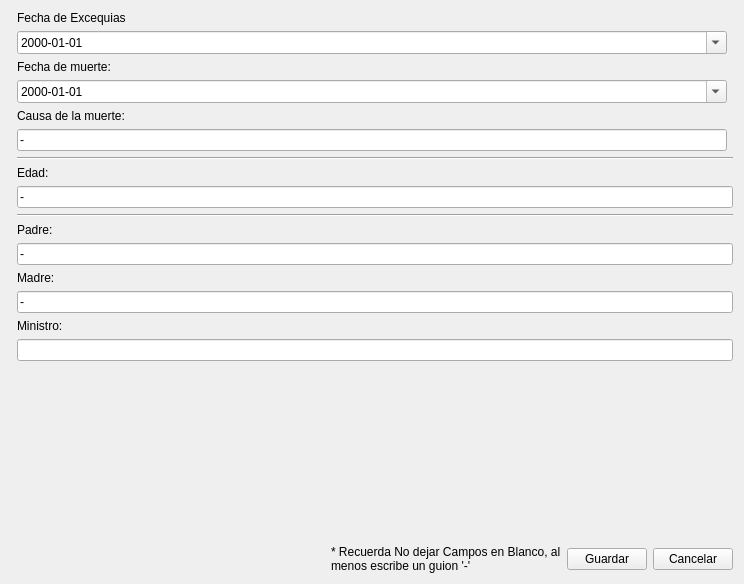
<?xml version="1.0" encoding="UTF-8"?>
<ui version="4.0">
 <class>DefunctionsNewPersonWidg</class>
 <widget class="QWidget" name="DefunctionsNewPersonWidg">
  <property name="geometry">
   <rect>
    <x>0</x>
    <y>0</y>
    <width>744</width>
    <height>584</height>
   </rect>
  </property>
  <property name="minimumSize">
   <size>
    <width>744</width>
    <height>584</height>
   </size>
  </property>
  <property name="windowTitle">
   <string>Agregar Nueva Persona a Libro de Defunciones</string>
  </property>
  <layout class="QHBoxLayout" name="horizontalLayout_2">
   <item>
    <widget class="CommonWidget" name="commonWidget" native="true"/>
   </item>
   <item>
    <layout class="QVBoxLayout" name="verticalLayout">
     <item>
      <widget class="QLabel" name="label">
       <property name="text">
        <string>Fecha de Excequias</string>
       </property>
      </widget>
     </item>
     <item>
      <layout class="QGridLayout" name="gridLayout">
       <item row="0" column="0">
        <widget class="QDateEdit" name="burialDate">
         <property name="displayFormat">
          <string>yyyy-MM-dd</string>
         </property>
         <property name="calendarPopup">
          <bool>true</bool>
         </property>
         <property name="date">
          <date>
           <year>2000</year>
           <month>1</month>
           <day>1</day>
          </date>
         </property>
        </widget>
       </item>
       <item row="0" column="1" rowspan="5">
        <widget class="QLabel" name="label_9">
         <property name="text">
          <string>&lt;html&gt;&lt;head/&gt;&lt;body&gt;&lt;p&gt;&lt;img src=&quot;:/Images/defunction_img.svg&quot;/&gt;&lt;/p&gt;&lt;/body&gt;&lt;/html&gt;</string>
         </property>
        </widget>
       </item>
       <item row="1" column="0">
        <widget class="QLabel" name="label_2">
         <property name="text">
          <string>Fecha de muerte:</string>
         </property>
        </widget>
       </item>
       <item row="2" column="0">
        <widget class="QDateEdit" name="dateOfDeath">
         <property name="displayFormat">
          <string>yyyy-MM-dd</string>
         </property>
         <property name="calendarPopup">
          <bool>true</bool>
         </property>
         <property name="date">
          <date>
           <year>2000</year>
           <month>1</month>
           <day>1</day>
          </date>
         </property>
        </widget>
       </item>
       <item row="3" column="0">
        <widget class="QLabel" name="label_3">
         <property name="text">
          <string>Causa de la muerte:</string>
         </property>
        </widget>
       </item>
       <item row="4" column="0">
        <widget class="QLineEdit" name="causeOfDeath">
         <property name="text">
          <string>-</string>
         </property>
        </widget>
       </item>
      </layout>
     </item>
     <item>
      <widget class="Line" name="line">
       <property name="orientation">
        <enum>Qt::Horizontal</enum>
       </property>
      </widget>
     </item>
     <item>
      <layout class="QVBoxLayout" name="verticalLayout_3">
       <item>
        <widget class="QLabel" name="label_4">
         <property name="text">
          <string>Edad:</string>
         </property>
        </widget>
       </item>
       <item>
        <widget class="QLineEdit" name="age">
         <property name="text">
          <string>-</string>
         </property>
        </widget>
       </item>
      </layout>
     </item>
     <item>
      <widget class="Line" name="line_2">
       <property name="orientation">
        <enum>Qt::Horizontal</enum>
       </property>
      </widget>
     </item>
     <item>
      <layout class="QVBoxLayout" name="verticalLayout_2">
       <item>
        <widget class="QLabel" name="label_5">
         <property name="text">
          <string>Padre:</string>
         </property>
        </widget>
       </item>
       <item>
        <widget class="QLineEdit" name="father">
         <property name="text">
          <string>-</string>
         </property>
        </widget>
       </item>
       <item>
        <widget class="QLabel" name="label_6">
         <property name="text">
          <string>Madre:</string>
         </property>
        </widget>
       </item>
       <item>
        <widget class="QLineEdit" name="mother">
         <property name="text">
          <string>-</string>
         </property>
        </widget>
       </item>
       <item>
        <widget class="QLabel" name="label_7">
         <property name="text">
          <string>Ministro:</string>
         </property>
        </widget>
       </item>
       <item>
        <widget class="QLineEdit" name="minister"/>
       </item>
      </layout>
     </item>
     <item>
      <spacer name="verticalSpacer">
       <property name="orientation">
        <enum>Qt::Vertical</enum>
       </property>
       <property name="sizeHint" stdset="0">
        <size>
         <width>20</width>
         <height>40</height>
        </size>
       </property>
      </spacer>
     </item>
     <item>
      <layout class="QHBoxLayout" name="horizontalLayout">
       <item>
        <spacer name="horizontalSpacer">
         <property name="orientation">
          <enum>Qt::Horizontal</enum>
         </property>
         <property name="sizeHint" stdset="0">
          <size>
           <width>40</width>
           <height>20</height>
          </size>
         </property>
        </spacer>
       </item>
       <item>
        <widget class="QLabel" name="label_8">
         <property name="text">
          <string>* Recuerda No dejar Campos en Blanco, al
menos escribe un guion '-'</string>
         </property>
        </widget>
       </item>
       <item>
        <widget class="QPushButton" name="saveBtn">
         <property name="text">
          <string>Guardar</string>
         </property>
        </widget>
       </item>
       <item>
        <widget class="QPushButton" name="cancelBtn">
         <property name="text">
          <string>Cancelar</string>
         </property>
        </widget>
       </item>
      </layout>
     </item>
    </layout>
   </item>
  </layout>
 </widget>
 <customwidgets>
  <customwidget>
   <class>CommonWidget</class>
   <extends>QWidget</extends>
   <header location="global">PeopleList\PersonWidgets\CommonWidget/commonwidget.h</header>
   <container>1</container>
  </customwidget>
 </customwidgets>
 <resources/>
 <connections/>
</ui>
